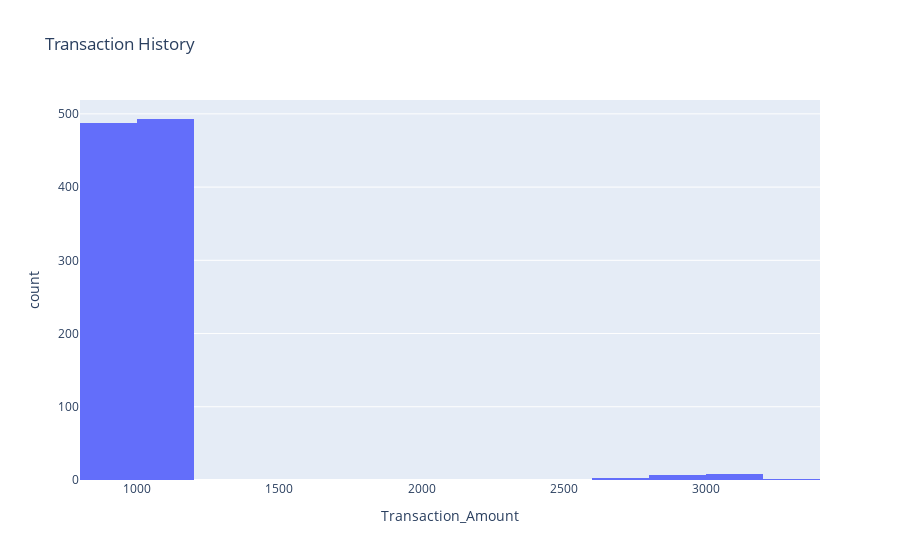
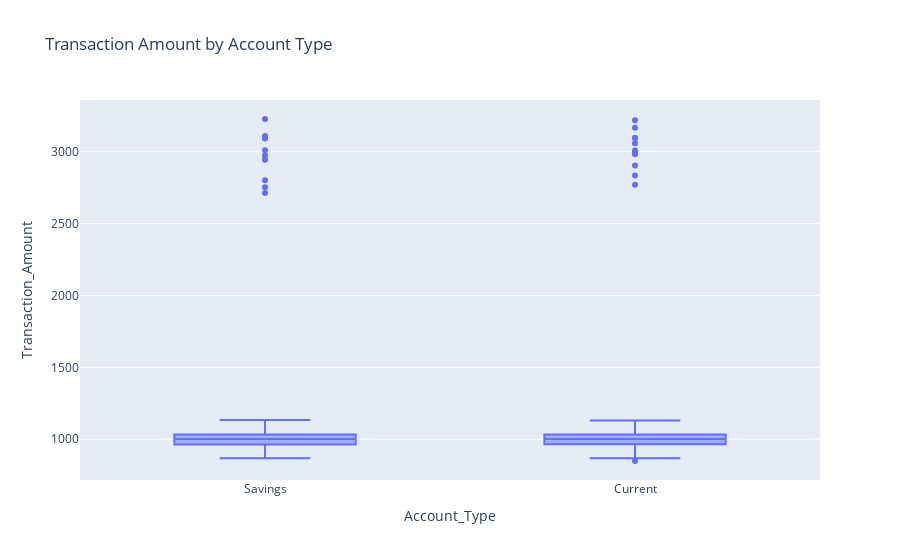
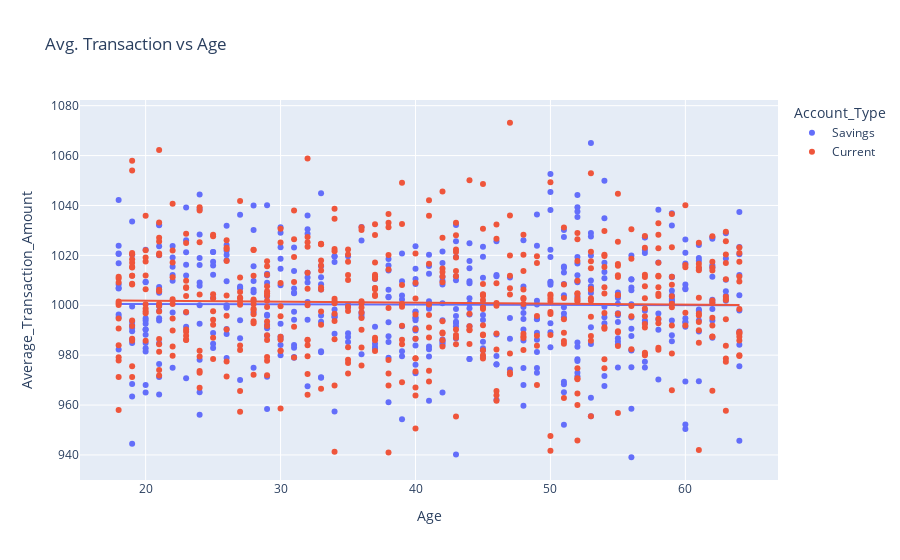
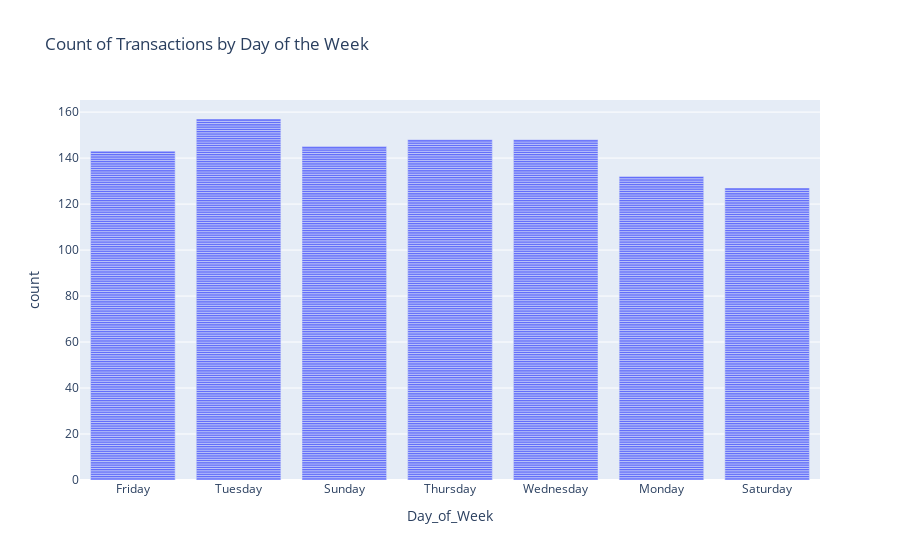

The notebook cell these images were saved under, in order:
### Code cell
import pandas as pd
import plotly.express as px
from sklearn.model_selection import train_test_split
from sklearn.ensemble import IsolationForest
from sklearn.metrics import classification_report

# Load dataset
data = pd.read_csv('transaction_anomalies_dataset.csv')

# Data visualizations
px.histogram(data, x='Transaction_Amount', nbins=20, title='Transaction History').show()
px.box(data, x='Account_Type', y='Transaction_Amount', title='Transaction Amount by Account Type').show()
px.scatter(data, x='Age', y='Average_Transaction_Amount', color='Account_Type', 
           title='Avg. Transaction vs Age', trendline='ols').show()
px.bar(data, x='Day_of_Week', title='Count of Transactions by Day of the Week').show()

# Anomaly detection using Mean + 2*StdDev
mean_amount, std_amount = data['Transaction_Amount'].mean(), data['Transaction_Amount'].std()
data['Is_Anomaly'] = data['Transaction_Amount'] > (mean_amount + 2 * std_amount)

# Scatter plot highlighting anomalies
px.scatter(data, x='Transaction_Amount', y='Average_Transaction_Amount', 
           color='Is_Anomaly', title='Anomalies in Transaction Amount').show()

relevant_features = ['Transaction_Amount',
                     'Average_Transaction_Amount',
                     'Frequency_of_Transactions']

# Split data into features (X) and target (y)
X, y = data[relevant_features], data['Is_Anomaly']
X_train, X_test, y_train, y_test = train_test_split(X, y, test_size=0.2, random_state=42)

# Train Isolation Forest model
model = IsolationForest(contamination=0.02, random_state=42).fit(X_train)

# Predict anomalies
y_pred_binary = (model.predict(X_test) == -1).astype(int)

# Print classification report
print("\n===== Classification Report =====")
print(classification_report(y_test, y_pred_binary, target_names=['Normal', 'Anomaly']))

# User input for anomaly detection
user_df = pd.DataFrame([[float(input(f"Enter value for {col}: ")) for col in X.columns]], columns=X.columns)
print("\nAnomaly detected!" if model.predict(user_df)[0] == -1 else "\nNo anomaly detected.")

### Figure 1 — Plotly figure (JSON) as saved in the notebook; plotly's stock layout.template omitted (floating-point values rounded to 4 significant figures; data arrays with more than 128 entries replaced by an {"elided": "..."} marker saying what was removed)
{"data": [{"alignmentgroup": "True", "bingroup": "x", "hovertemplate": "Transaction_Amount=%{x}<br>count=%{y}<extra></extra>", "legendgroup": "", "marker": {"color": "#636efa", "pattern": {"shape": ""}}, "name": "", "nbinsx": 20, "offsetgroup": "", "orientation": "v", "showlegend": false, "type": "histogram", "x": {"elided": "1000 float values"}, "xaxis": "x", "yaxis": "y"}], "layout": {"autosize": true, "barmode": "relative", "legend": {"tracegroupgap": 0}, "title": {"text": "Transaction History"}, "xaxis": {"anchor": "y", "autorange": true, "domain": [0, 1], "range": [800, 3400], "title": {"text": "Transaction_Amount"}, "type": "linear"}, "yaxis": {"anchor": "x", "autorange": true, "domain": [0, 1], "range": [0, 518.9], "title": {"text": "count"}}}}

### Figure 2 — Plotly figure (JSON) as saved in the notebook; plotly's stock layout.template omitted (floating-point values rounded to 4 significant figures; data arrays with more than 128 entries replaced by an {"elided": "..."} marker saying what was removed)
{"data": [{"alignmentgroup": "True", "hovertemplate": "Account_Type=%{x}<br>Transaction_Amount=%{y}<extra></extra>", "legendgroup": "", "marker": {"color": "#636efa"}, "name": "", "notched": false, "offsetgroup": "", "orientation": "v", "showlegend": false, "type": "box", "x": {"elided": "1000 str values"}, "x0": " ", "xaxis": "x", "y": {"elided": "1000 float values"}, "y0": " ", "yaxis": "y"}], "layout": {"autosize": true, "boxmode": "group", "legend": {"tracegroupgap": 0}, "title": {"text": "Transaction Amount by Account Type"}, "xaxis": {"anchor": "y", "autorange": true, "domain": [0, 1], "range": [-0.5, 1.5], "title": {"text": "Account_Type"}, "type": "category"}, "yaxis": {"anchor": "x", "autorange": true, "domain": [0, 1], "range": [716.9, 3360.0], "title": {"text": "Transaction_Amount"}, "type": "linear"}}}

### Figure 3 — Plotly figure (JSON) as saved in the notebook; plotly's stock layout.template omitted (floating-point values rounded to 4 significant figures; data arrays with more than 128 entries replaced by an {"elided": "..."} marker saying what was removed)
{"data": [{"hovertemplate": "Account_Type=Savings<br>Age=%{x}<br>Average_Transaction_Amount=%{y}<extra></extra>", "legendgroup": "Savings", "marker": {"color": "#636efa", "symbol": "circle"}, "mode": "markers", "name": "Savings", "orientation": "v", "showlegend": true, "type": "scatter", "x": {"elided": "484 int values"}, "xaxis": "x", "y": {"elided": "484 float values"}, "yaxis": "y"}, {"hovertemplate": "<b>OLS trendline</b><br>Average_Transaction_Amount = -0.0102589 * Age + 1000.71<br>R<sup>2</sup>=0.000048<br><br>Account_Type=Savings<br>Age=%{x}<br>Average_Transaction_Amount=%{y} <b>(trend)</b><extra></extra>", "legendgroup": "Savings", "marker": {"color": "#636efa", "symbol": "circle"}, "mode": "lines", "name": "Savings", "showlegend": false, "type": "scatter", "x": {"elided": "484 int values"}, "xaxis": "x", "y": {"elided": "484 float values"}, "yaxis": "y"}, {"hovertemplate": "Account_Type=Current<br>Age=%{x}<br>Average_Transaction_Amount=%{y}<extra></extra>", "legendgroup": "Current", "marker": {"color": "#EF553B", "symbol": "circle"}, "mode": "markers", "name": "Current", "orientation": "v", "showlegend": true, "type": "scatter", "x": {"elided": "516 int values"}, "xaxis": "x", "y": {"elided": "516 float values"}, "yaxis": "y"}, {"hovertemplate": "<b>OLS trendline</b><br>Average_Transaction_Amount = -0.0402788 * Age + 1002.68<br>R<sup>2</sup>=0.000711<br><br>Account_Type=Current<br>Age=%{x}<br>Average_Transaction_Amount=%{y} <b>(trend)</b><extra></extra>", "legendgroup": "Current", "marker": {"color": "#EF553B", "symbol": "circle"}, "mode": "lines", "name": "Current", "showlegend": false, "type": "scatter", "x": {"elided": "516 int values"}, "xaxis": "x", "y": {"elided": "516 float values"}, "yaxis": "y"}], "layout": {"autosize": true, "legend": {"title": {"text": "Account_Type"}, "tracegroupgap": 0}, "title": {"text": "Avg. Transaction vs Age"}, "xaxis": {"anchor": "y", "autorange": true, "domain": [0, 1], "range": [14.94, 67.06], "title": {"text": "Age"}, "type": "linear"}, "yaxis": {"anchor": "x", "autorange": true, "domain": [0, 1], "range": [928.0, 1084.0], "title": {"text": "Average_Transaction_Amount"}, "type": "linear"}}}

### Figure 4 — Plotly figure (JSON) as saved in the notebook; plotly's stock layout.template omitted (floating-point values rounded to 4 significant figures; data arrays with more than 128 entries replaced by an {"elided": "..."} marker saying what was removed)
{"data": [{"alignmentgroup": "True", "hovertemplate": "Day_of_Week=%{x}<br>count=%{y}<extra></extra>", "legendgroup": "", "marker": {"color": "#636efa", "pattern": {"shape": ""}}, "name": "", "offsetgroup": "", "orientation": "v", "showlegend": false, "textposition": "auto", "type": "bar", "x": {"elided": "1000 str values"}, "xaxis": "x", "y": {"elided": "1000 int values"}, "yaxis": "y"}], "layout": {"autosize": true, "barmode": "relative", "legend": {"tracegroupgap": 0}, "title": {"text": "Count of Transactions by Day of the Week"}, "xaxis": {"anchor": "y", "autorange": true, "domain": [0, 1], "range": [-0.5, 6.5], "title": {"text": "Day_of_Week"}, "type": "category"}, "yaxis": {"anchor": "x", "autorange": true, "domain": [0, 1], "range": [0, 165.3], "title": {"text": "count"}, "type": "linear"}}}
